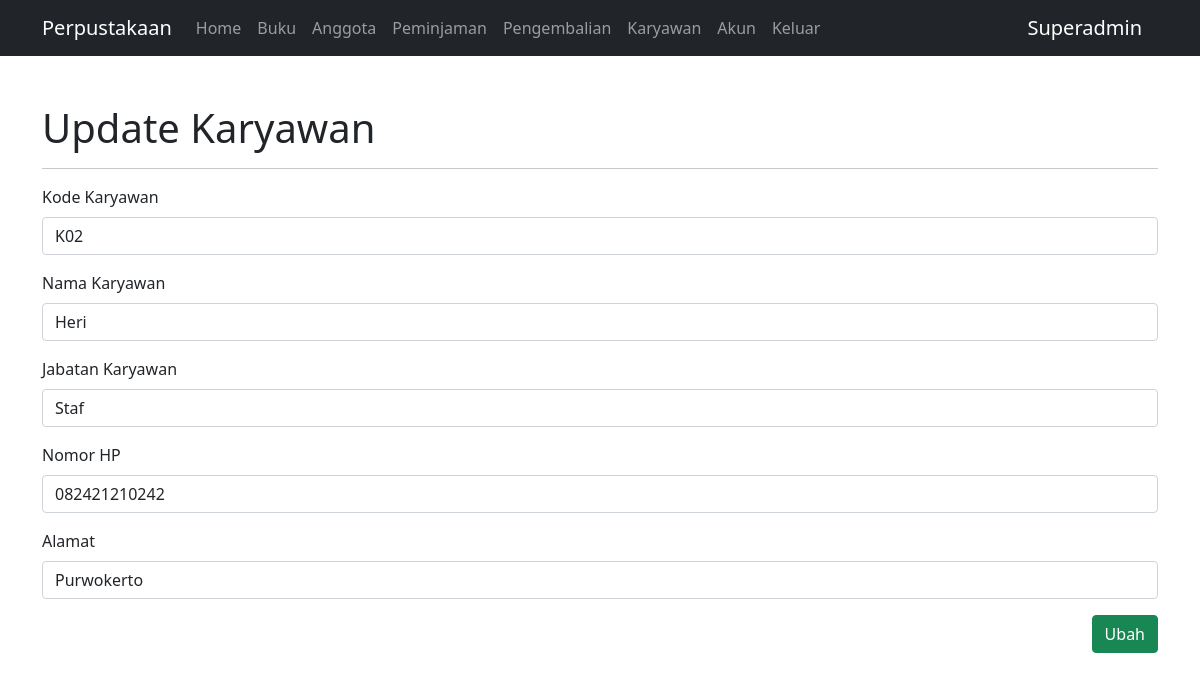
Page /update-karyawan.php?id_petugas=1 (signed in) on the committed database.
### tables this page shows
CREATE TABLE `tb_karyawan` (
  `id_petugas` int NOT NULL,
  `kode_petugas` varchar(10) NOT NULL,
  `nama_petugas` char(50) NOT NULL,
  `jabatan_petugas` varchar(255) NOT NULL,
  `no_hp_petugas` varchar(13) NOT NULL,
  `alamat_petugas` varchar(255) NOT NULL
);

### config/controller.php (called while the page is built, shortened)
<?php
function select($query)
{
    global $db_connect;
    $result = mysqli_query($db_connect, $query);
    $rows = [];
    while ($row = mysqli_fetch_assoc($result)) {
        $rows[] = $row;
    }
    return $rows;
}

### update-karyawan.php (the view, shortened to what this page needs)
<?php
include 'layout/header.php';
$id_karyawan = (int)$_GET['id_petugas'];
$karyawan = select("SELECT * FROM tb_karyawan WHERE id_petugas = $id_karyawan")[0];
?>
<div class="container mt-5">
    <h1>Update Karyawan</h1>
    <hr>
    <form action="" method="post">
        <div class="mb-3">
            <label for="kode" class="form-label">Kode Karyawan</label>
            <input type="text" class="form-control" id="kode" name="kode" value="<?= $karyawan['kode_petugas'] ?>" placeholder="Kode Karyawan" required>
        </div>
        <div class="mb-3">
            <label for="nama" class="form-label">Nama Karyawan</label>
            <input type="text" class="form-control" id="nama" name="nama" value="<?= $karyawan['nama_petugas'] ?>" placeholder="Nama Petugas" required>
        </div>
        <div class="mb-3">
            <label for="jabatan" class="form-label">Jabatan Karyawan</label>
            <input type="text" class="form-control" id="jabatan" name="jabatan" value="<?= $karyawan['jabatan_petugas'] ?>" placeholder="Jabatan Karyawan" required>
        </div>
        <div class="mb-3">
            <label for="noHp" class="form-label">Nomor HP</label>
            <input type="text" class="form-control" placeholder="Nomor Hp Karyawan" id="noHp" name="noHp" value="<?= $karyawan['no_hp_petugas'] ?>" required>
        </div>
        <div class="mb-3">
            <label for="alamat" class="form-label">Alamat</label>
            <input type="text" class="form-control" placeholder="Alamat Karyawan" id="alamat" name="alamat" value="<?= $karyawan['alamat_petugas'] ?>" required>
        </div>
        <button type="submit" name="ubah" class="btn btn-success" style="float: right;">Ubah</button>
    </form>
</div>
<?php
include 'layout/footer.php';
?>

### rows in the picture
tb_karyawan: kode "K02", nama "Heri", jabatan "Staf", noHp "082421210242", alamat "Purwokerto"

### other values in the picture
$_SESSION['nama'] "Superadmin"
